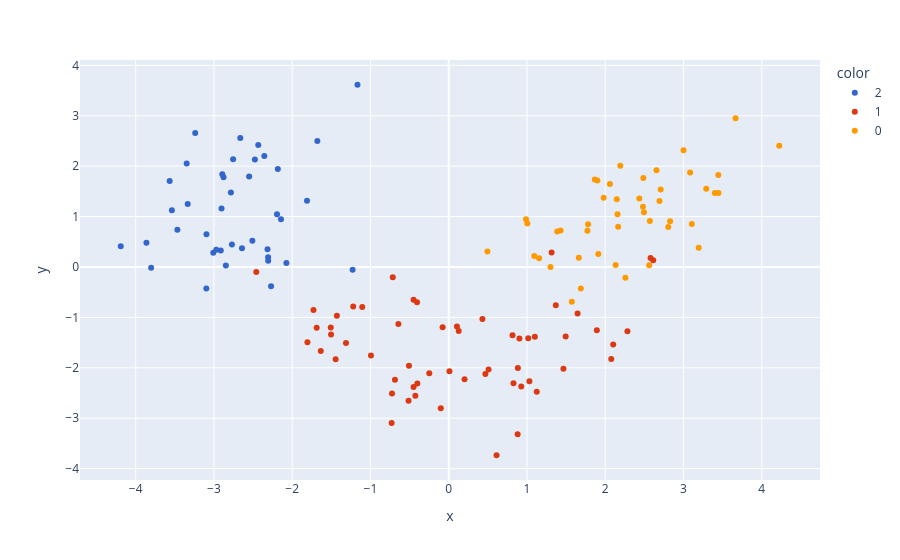

This figure's notebook cell:
### Code cell
y_train_trf = y_train.astype(str)
fig = px.scatter(x=X_train_trf[:,0],
                 y=X_train_trf[:,1],
                 color=y_train_trf,
                 color_discrete_sequence=px.colors.qualitative.G10
                )
fig.show()
